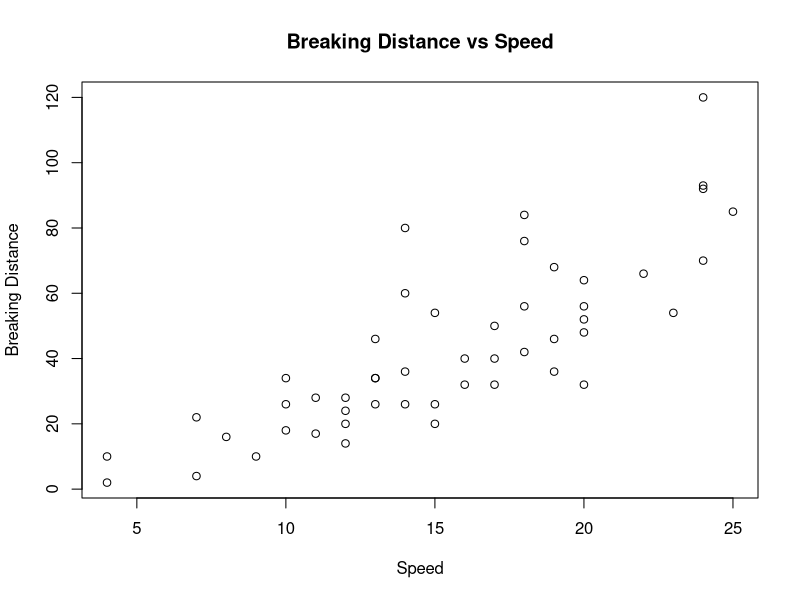
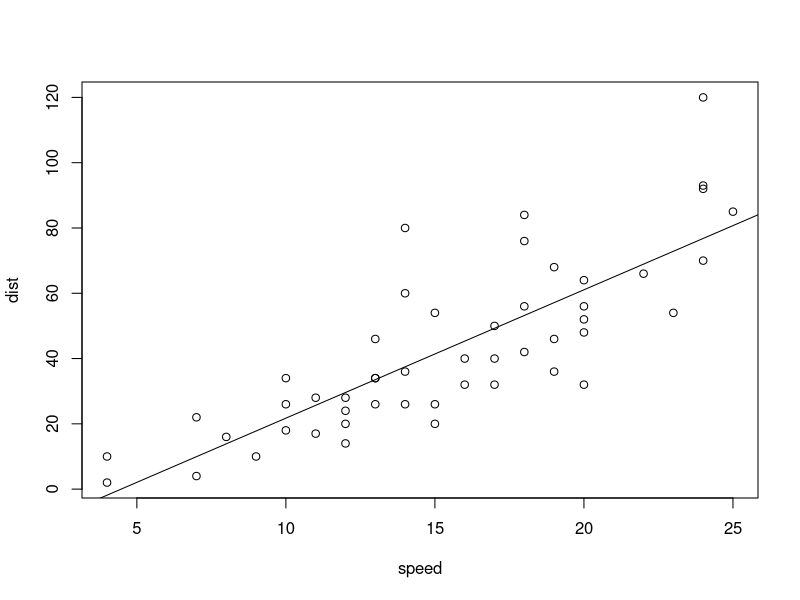
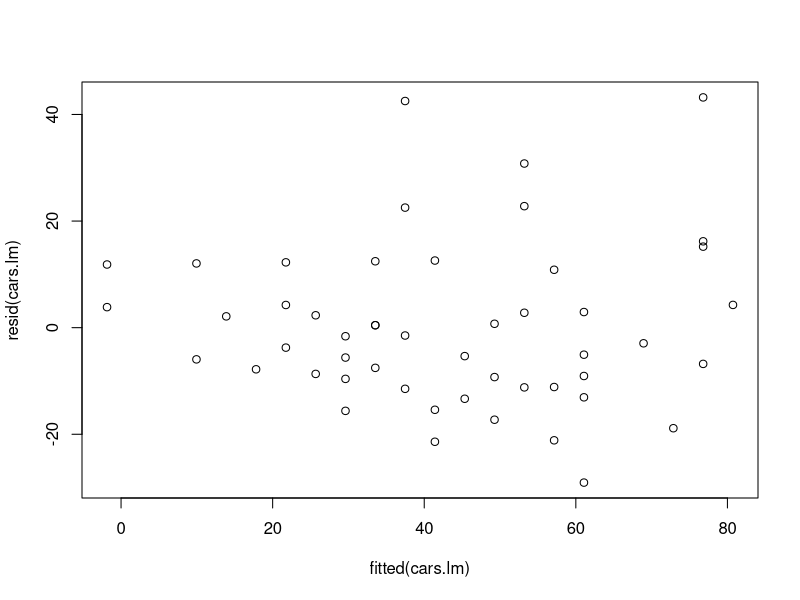
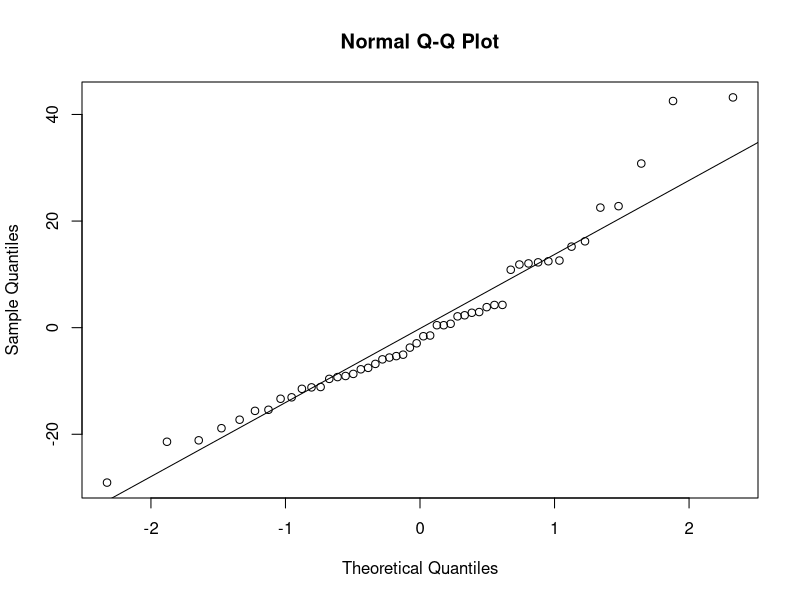

Here is the R script that generated these plots, in order:
## ---- chunk 1
library(ggplot2)
library(psych)
library(dplyr)
library(knitr)
library(tidyr)
library(GGally)
## ---- chunk 2
data("cars")
## ---- chunk 3
plot(cars$speed,cars$dist, main="Breaking Distance vs Speed",
xlab="Speed", ylab="Breaking Distance")
## ---- chunk 4
attach(cars)
cars.lm <- lm(dist ~ speed)
cars.lm
## ---- chunk 5
plot(speed,dist)
abline(cars.lm)
## ---- chunk 6
summary(cars.lm)
## ---- chunk 7

 plot(fitted(cars.lm),resid(cars.lm))

## ---- chunk 8
qqnorm(resid(cars.lm))
qqline(resid(cars.lm))
